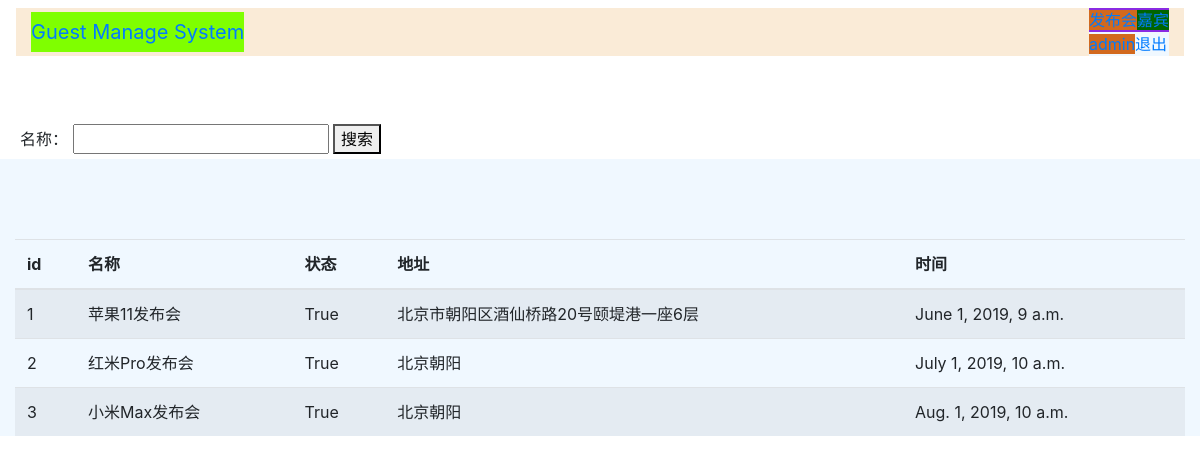
The page /event_manage/ (signed in) on the database its author committed.
### sign/models.py (models this page shows, shortened)
class Event(models.Model):
    name = models.CharField(max_length=100)                         # 发布会标题
    limit =models.IntegerField()                                    # 参加人数
    status = models.BooleanField()                                  # 状态
    address = models.CharField(max_length=200)                      # 地址
    start_time = models.DateTimeField('event time')                 # 发布会时间
    create_time = models.DateTimeField(auto_now=True)               # 创建时间（自动获取当前时间）

### sign/views.py (the view)
# urls.py: path('event_manage/', views.event_manage),
@login_required
def event_manage(request):
    event_list = Event.objects.all()
    username = request.session.get('user', '')      # 读取浏览器session
    return render(request, "event_manage.html", {'user':username, 'events':event_list})

### sign/templates/event_manage.html (shortened to what this page needs)
<!DOCTYPE html>
<html lang="zh-cn">
<head>
    {% load bootstrap4 %}
    {% bootstrap_css %}
</head>
<body role="document">
    <nav class="navbar navbar-expand-sm">
        <div class="container-fluid" style="background-color: antiquewhite">
            <div class="navbar-header">
                <a class="navbar-brand" href="/event_manage/" style="background-color: chartreuse">Guest Manage System</a>
            </div>
            <div id="navbar-head" class="collapsed" style="background-color: aliceblue">
                <ul class="nav navbar-nav" style="background-color: blueviolet">
                    <li class="active"><a href="#" style="background-color: chocolate">发布会</a> </li>
                    <li><a href="/guest_manage/" style="background-color: darkgreen">嘉宾</a> </li>
                </ul>
                <ul class="nav navbar-nav navbar-right">
                    <li><a href="#" style="background-color: chocolate">{{ user }}</a> </li>
                    <li><a href="/logout/">退出</a></li>
                </ul>
            </div>
        </div>
    </nav>
    <div class="page-header" style="padding-top: 60px;padding-left: 20px">
        <div id="navbar-search" class="navbar-collapse collapsed">
            <form class="navbar-form" method="get" action="/search_name/">
                <div>
                    <label for="name">名称：</label>
                    <input id="name" name="name" type="text"/>
                    <button id="search_event" type="submit" class="button">搜索</button>
                </div>
            </form>
        </div>
    </div>
    <div class="row2" style="padding-top: 80px;background-color: aliceblue;">
        <div class="col">
            <table class="table table-striped">
                <thead>
                <tr>
                    <th>id</th><th>名称</th><th>状态</th><th>地址</th><th>时间</th>
                </tr>
                </thead>
                <tbody>
                    {% for event in events %}
                        <tr>
                            <td>{{ event.id }}</td>
                            <td>{{ event.name }}</td>
                            <td>{{ event.status }}</td>
                            <td>{{ event.address }}</td>
                            <td>{{ event.start_time }}</td>
                        </tr>
                    {% endfor %}
                </tbody>
            </table>
        </div>
    </div>
</body>
</html>

### rows shown on the page
Event: id "1", name "苹果11发布会", status "True", address "北京市朝阳区酒仙桥路20号颐堤港一座6层", start_time "June 1, 2019, 9 a.m."
Event: id "2", name "红米Pro发布会", status "True", address "北京朝阳", start_time "July 1, 2019, 10 a.m."
Event: id "3", name "小米Max发布会", status "True", address "北京朝阳", start_time "Aug. 1, 2019, 10 a.m."

### other values the page prints
{{ user }} "admin"
